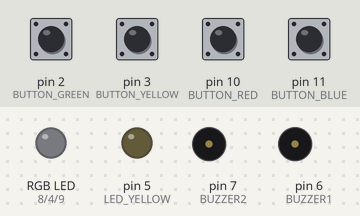
Recording of a sketch running on a simulated Arduino Uno, built with avr-gcc and run on an emulated ATmega328P. Shown: an RGB LED mixed from three pins (HIGH = lit), output pins drawn as LEDs (lit = HIGH), buzzer (waves = sounding, pin HIGH). Inputs (shaded band) come from the test bench; at power-on: pin 2 (BUTTON_GREEN), pin 3 (BUTTON_YELLOW), pin 10 (BUTTON_RED), pin 11 (BUTTON_BLUE) HIGH. Dim RGB values are drawn brighter than linear.

Above: at 1.2 s.
1.3 s: pin 2 (BUTTON_GREEN) pulled LOW for 0.15 s
At 1.55 s:
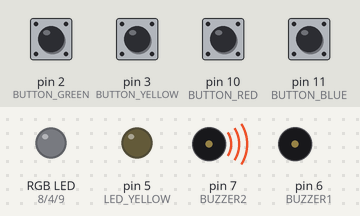
3.0 s: pin 3 (BUTTON_YELLOW) pulled LOW for 0.15 s
At 3.1 s:
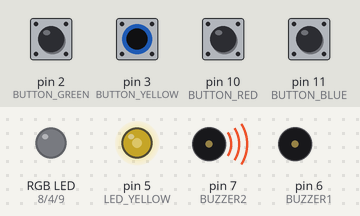
4.7 s: pin 10 (BUTTON_RED) pulled LOW for 0.15 s
At 6.0 s:
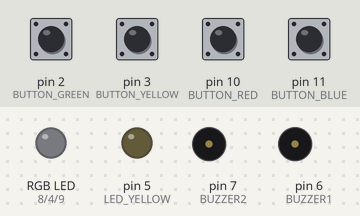
6.4 s: pin 11 (BUTTON_BLUE) pulled LOW for 0.15 s
At 6.65 s:
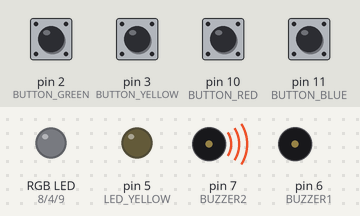
8.1 s: pin 10 (BUTTON_RED) pulled LOW for 0.15 s
At 8.2 s:
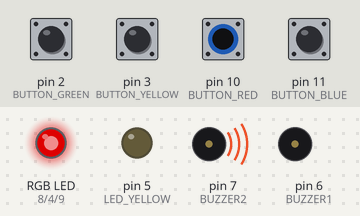
9.8 s: pin 11 (BUTTON_BLUE) pulled LOW for 0.15 s
At 9.9 s:
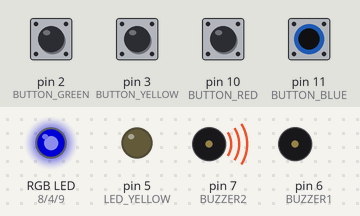
Timing chart, 0 to 12.5 s (numbered marks = the images above; inputs shaded):
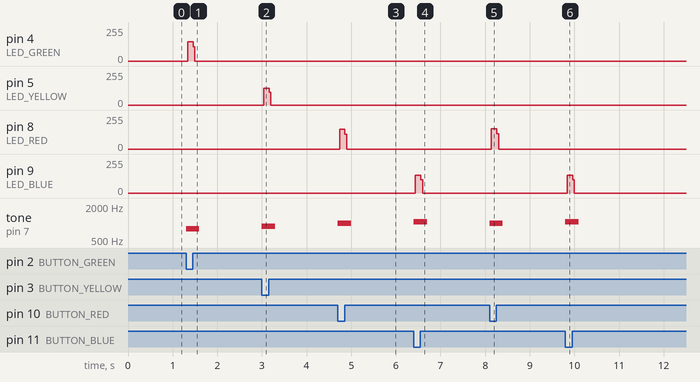

The sketch:

code_piano.ino
```cpp
/*
 This sketch was originally written by SparkFun Electronics for Simon Says game in their Dev. Kit,
 with lots of help from the Arduino community.
 Modified to be a 4 note piano (plays G5, A5, B5 and C6)
 This code is completely free for any use.
 Visit http://www.arduino.cc to learn about the Arduino.
 */

/*************************************************
* Public Constants
*************************************************/
#define NOTE_G5 784 //green
#define NOTE_A5 880 //yellow
#define NOTE_B5 988 //red
#define NOTE_C6 1047 //blue

#define CHOICE_OFF      0 //Used to control LEDs
#define CHOICE_NONE     0 //Used to check buttons
#define CHOICE_RED  (1 << 0)
#define CHOICE_GREEN    (1 << 1)
#define CHOICE_BLUE (1 << 2)
#define CHOICE_YELLOW   (1 << 3)

//LED constants
#define LED_RED     8
#define LED_GREEN   4
#define LED_BLUE    9
#define LED_YELLOW  5

// Button pin definitions
#define BUTTON_RED    10
#define BUTTON_GREEN  2
#define BUTTON_BLUE   11
#define BUTTON_YELLOW 3

// Buzzer pin definitions
#define BUZZER1  6
#define BUZZER2  7

void setup()
{
  //Setup hardware inputs/outputs. These pins are defined in the hardware_versions header file

  //Enable pull ups on inputs
  pinMode(BUTTON_RED, INPUT_PULLUP);
  pinMode(BUTTON_GREEN, INPUT_PULLUP);
  pinMode(BUTTON_BLUE, INPUT_PULLUP);
  pinMode(BUTTON_YELLOW, INPUT_PULLUP);

  pinMode(LED_RED, OUTPUT);
  pinMode(LED_GREEN, OUTPUT);
  pinMode(LED_BLUE, OUTPUT);
  pinMode(LED_YELLOW, OUTPUT);

  pinMode(BUZZER1, OUTPUT);
  pinMode(BUZZER2, OUTPUT);
  setLEDs(CHOICE_OFF); // Turn off LEDs
}

void loop()
{
    toner(checkButton(), 150);
}


//-=-=-=-=-=-=-=-=-=-=-=-=-=-=-=-=-=-=-=-=-=-=-=-=-=-=-=-=-=-=
//The following functions control the hardware

// Lights a given LEDs
// Pass in a byte that is made up from CHOICE_RED, CHOICE_YELLOW, etc
void setLEDs(byte leds)
{
  if ((leds & CHOICE_RED) != 0)
    digitalWrite(LED_RED, HIGH);
  else
    digitalWrite(LED_RED, LOW);

  if ((leds & CHOICE_GREEN) != 0)
    digitalWrite(LED_GREEN, HIGH);
  else
    digitalWrite(LED_GREEN, LOW);

  if ((leds & CHOICE_BLUE) != 0)
    digitalWrite(LED_BLUE, HIGH);
  else
    digitalWrite(LED_BLUE, LOW);

  if ((leds & CHOICE_YELLOW) != 0)
    digitalWrite(LED_YELLOW, HIGH);
  else
    digitalWrite(LED_YELLOW, LOW);
}

// Returns a '1' bit in the position corresponding to CHOICE_RED, CHOICE_GREEN, etc.
byte checkButton(void)
{
  if (digitalRead(BUTTON_RED) == 0) return(CHOICE_RED);
  else if (digitalRead(BUTTON_GREEN) == 0) return(CHOICE_GREEN);
  else if (digitalRead(BUTTON_BLUE) == 0) return(CHOICE_BLUE);
  else if (digitalRead(BUTTON_YELLOW) == 0) return(CHOICE_YELLOW);

  return(CHOICE_NONE); // If no button is pressed, return none
}

// Light an LED and play tone
void toner(byte which, int buzz_length_ms)
{
  setLEDs(which); //Turn on a given LED

  //Play the sound associated with the given LED
  switch(which)
  {
  case CHOICE_RED:
    tone(BUZZER2, NOTE_B5, buzz_length_ms);
    break;
  case CHOICE_GREEN:
    tone(BUZZER2, NOTE_G5, buzz_length_ms);
    break;
  case CHOICE_BLUE:
    tone(BUZZER2, NOTE_C6, buzz_length_ms);
    break;
  case CHOICE_YELLOW:
    tone(BUZZER2, NOTE_A5, buzz_length_ms);
    break;
  }

  setLEDs(CHOICE_OFF); // Turn off all LEDs
}
```

Measured:
- after the input at 1.3 s, pin 4 (LED_GREEN): 0/255 → 143/255 at once, → 0/255 0.12 s later; tone on pin 7 (BUZZER2): silent → 784 Hz at once, → silent 0.30 s later
- after the input at 3.0 s, pin 5 (LED_YELLOW): 0/255 → 126/255 at once, → 0/255 0.12 s later; tone on pin 7 (BUZZER2): silent → 880 Hz at once, → silent 0.30 s later
- after the input at 4.7 s, pin 8 (LED_RED): 0/255 → 150/255 at once, → 0/255 0.12 s later; tone on pin 7 (BUZZER2): silent → 988 Hz at once, → silent 0.30 s later
- after the input at 6.4 s, pin 9 (LED_BLUE): 0/255 → 134/255 at once, → 0/255 0.12 s later; tone on pin 7 (BUZZER2): silent → 1047 Hz at once, → silent 0.30 s later
- after the input at 8.1 s, pin 8 (LED_RED): 0/255 → 153/255 at once, → 0/255 0.12 s later; tone on pin 7 (BUZZER2): silent → 988 Hz at once, → silent 0.30 s later
- after the input at 9.8 s, pin 9 (LED_BLUE): 0/255 → 134/255 at once, → 0/255 0.12 s later; tone on pin 7 (BUZZER2): silent → 1047 Hz at once, → silent 0.30 s later
